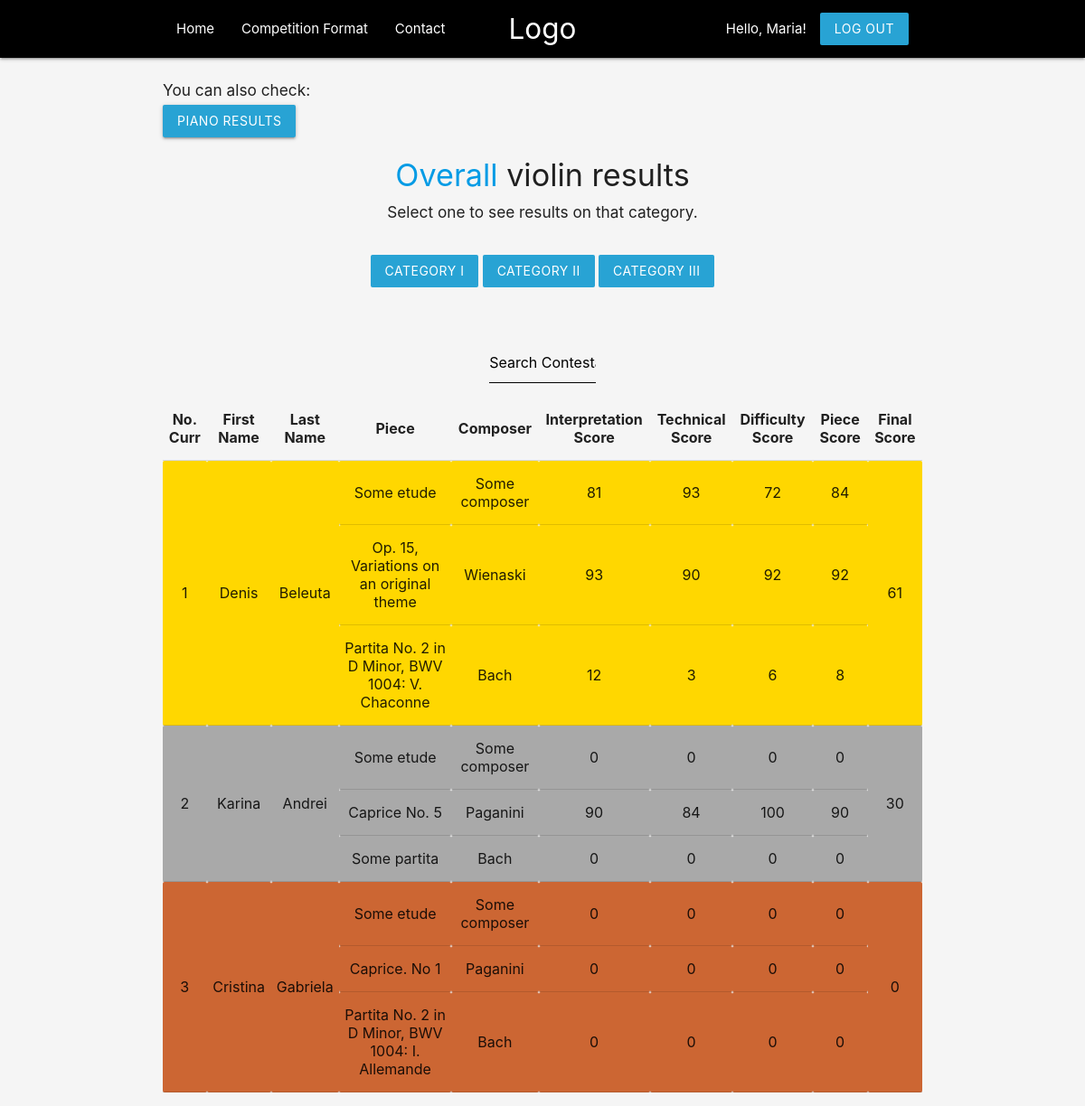
Screenshot of /violin-standings.php (signed in) with the database file from the repository.
### tables this page shows
CREATE TABLE `scores` (
  `ContestantID` int(11) NOT NULL,
  `PieceID` int(11) NOT NULL,
  `InterpretationScore` int(11) NOT NULL DEFAULT 0,
  `TechnicalScore` int(11) NOT NULL DEFAULT 0,
  `DifficultyScore` int(11) NOT NULL DEFAULT 0,
  `OverallScore` int(11) NOT NULL DEFAULT 0
);

CREATE TABLE `contestants` (
  `ID` int(11) NOT NULL,
  `FirstName` varchar(20) NOT NULL,
  `LastName` varchar(20) NOT NULL,
  `Email` varchar(50) NOT NULL,
  `Password` varchar(255) NOT NULL,
  `Age` int(11) NOT NULL,
  `PhoneNumber` varchar(10) NOT NULL,
  `Instrument` varchar(6) NOT NULL,
  `FinalScore` int(11) NOT NULL
);

CREATE TABLE `pieces` (
  `ContestantID` int(11) NOT NULL,
  `PieceID` int(11) NOT NULL,
  `PieceName` varchar(50) NOT NULL,
  `ComposerName` varchar(50) NOT NULL,
  `Category` varchar(7) NOT NULL
);

### violin-standings.php (the view, shortened to what this page needs)
<?php
    $conn = mysqli_connect("localhost", "taniacurutchi", "parola123", "music_competition");
    $sql = "
        SELECT contestants.ID, contestants.FirstName, contestants.LastName, pieces.PieceName, pieces.ComposerName,
        scores.InterpretationScore, scores.TechnicalScore, scores.DifficultyScore, scores.OverallScore,
        contestants.Instrument, contestants.FinalScore
        FROM ((contestants
        INNER JOIN pieces ON contestants.ID=pieces.ContestantID)
        INNER JOIN scores ON contestants.ID=scores.ContestantID AND pieces.PieceID=SCORES.PieceID)
        WHERE contestants.Instrument='violin'
        ORDER BY contestants.FinalScore DESC;
    ";
    $result = mysqli_query($conn, $sql);
    $contestants = mysqli_fetch_all($result, MYSQLI_ASSOC);
?>
<html lang="en">
<head>
    <link rel="stylesheet" href="https://cdnjs.cloudflare.com/ajax/libs/materialize/1.0.0/css/materialize.min.css">
    <link rel="stylesheet" href="stylesheets/standings-style.css">
</head>
<body>
    <?php include "templates/header.php" ?>
    <div class="container section">
        <h6>You can also check:</h6>
        <a href="piano-standings.php" class="btn">Piano Results</a>
        <h4 class="center"><a href="violin-standings.php">Overall</a> violin results</h4>
        <h6 class="center">Select one to see results on that category.</h6>
        <div class="section center">
            <form action="<?php echo $_SERVER['PHP_SELF']; ?>" method="POST">
                <div class="section">
                    <input type="submit" value="category I" name="cat1" class="btn z-depth-0">
                    <input type="submit" value="category II" name="cat2" class="btn z-depth-0">
                    <input type="submit" value="category III" name="cat3" class="btn z-depth-0">
                </div>
            </form>
        </div>
        <div class="container section center">
            <input id="search" type="text" name="searchName" placeholder="Search Contestant">
        </div>
        <table>
            <tr>
                <th>No. Curr</th>
                <th>First Name</th>
                <th>Last Name</th>
                <th>Piece</th>
                <th>Composer</th>
                <th>Interpretation Score</th>
                <th>Technical Score</th>
                <th>Difficulty Score</th>
                <th>Piece Score</th>
                <?php if (!isset($_POST["cat1"]) && !isset($_POST["cat2"]) && !isset($_POST["cat3"])): ?>
                    <th>Final Score</th>
                <?php endif ?>
            </tr>
            <?php $current = 1; ?>
            <?php if(isset($_POST["cat1"]) || isset($_POST["cat2"]) || isset($_POST["cat3"])): ?>
                <script>
                    document.querySelector("#search").setAttribute("class", "searchName1");
                </script>
                <?php foreach($contestants as $contestant): ?>
                    <tr>
                        <td><?php echo $current++; ?></td>
                        <td><?php echo $contestant["FirstName"]; ?></td>
                        <td><?php echo $contestant["LastName"]; ?></td>
                        <td><?php echo $contestant["PieceName"]; ?></td>
                        <td><?php echo $contestant["ComposerName"]; ?></td>
                        <td><?php echo $contestant["InterpretationScore"]; ?></td>
                        <td><?php echo $contestant["TechnicalScore"]; ?></td>
                        <td><?php echo $contestant["DifficultyScore"]; ?></td>
                        <td><?php echo $contestant["OverallScore"]; ?></td>
                    </tr>
                <?php endforeach ?>
            <?php else: ?>
                <?php
                    $current = 1;
                    $i = 0;
                ?>
                <?php while($i < count($contestants)): ?>
                    <?php
                        $ID = $contestants[$i]["ID"];
                        $sql = "
                            SELECT COUNT(PieceID)
                            FROM pieces
                            WHERE ContestantID='$ID';
                        ";
                        $result = mysqli_query($conn, $sql);
                        $count = mysqli_fetch_assoc($result);
                        $number = $count["COUNT(PieceID)"];
                        if ($number < 3){
                            $i += $number;
                            continue;
                        }
                    ?>
                    <tr>
                        <td rowspan="<?php echo $number; ?>"><?php echo $current++ ?></td>
                        <td rowspan="<?php echo $number; ?>"><?php echo $contestants[$i]["FirstName"] ?></td>
                        <td rowspan="<?php echo $number; ?>"><?php echo $contestants[$i]["LastName"] ?></td>
                        <td><?php echo $contestants[$i]["PieceName"] ?></td>
                        <td><?php echo $contestants[$i]["ComposerName"] ?></td>
                        <td><?php echo $contestants[$i]["InterpretationScore"] ?></td>
                        <td><?php echo $contestants[$i]["TechnicalScore"] ?></td>
                        <td><?php echo $contestants[$i]["DifficultyScore"] ?></td>
                        <td><?php echo $contestants[$i]["OverallScore"] ?></td>
                        <td rowspan="<?php echo $number; ?>"><?php echo $contestants[$i]["FinalScore"] ?></td>
                    </tr>
                    <?php for ($j = $i + 1; $j < $number + $i; $j++): ?>
                        <tr>
                            <td><?php echo $contestants[$j]["PieceName"] ?></td>
                            <td><?php echo $contestants[$j]["ComposerName"] ?></td>
                            <td><?php echo $contestants[$j]["InterpretationScore"] ?></td>
                            <td><?php echo $contestants[$j]["TechnicalScore"] ?></td>
                            <td><?php echo $contestants[$j]["DifficultyScore"] ?></td>
                            <td><?php echo $contestants[$j]["OverallScore"] ?></td>
                        </tr>
                    <?php endfor ?>
                    <?php $i += $number; ?>
                <?php endwhile ?>
            <?php endif ?>
        </table>
    </div>
</body>
</html>

### stylesheets/standings-style.css (style rules this page uses)
input { border: none !important; margin: 0 !important; text-align: center; }
td, tr, th { text-align: center !important; }
body { background-color: whitesmoke; }
.btn { background-color: rgb(40, 163, 212) !important; }
.gold { background-color: #FFD700; }
.silver { background-color: #A9A9A9; }
.bronze { background-color: #cc6633; }
.searchName { width: 20% !important; border-bottom: 1px solid !important; }
.searchName::placeholder { color: black !important; }

### rows the page displays
scores: ContestantID.FirstName "Denis", ContestantID.LastName "Beleuta", PieceID.PieceName "Some etude", PieceID.ComposerName "Some composer", InterpretationScore "81", TechnicalScore "93", DifficultyScore "72", OverallScore "84", ContestantID.FinalScore "61"
scores: PieceID.PieceName "Op. 15, Variations on an original theme", PieceID.ComposerName "Wienaski", InterpretationScore "93", TechnicalScore "90", DifficultyScore "92", OverallScore "92"
scores: PieceID.PieceName "Partita No. 2 in D Minor, BWV 1004: V. Chaconne", PieceID.ComposerName "Bach", InterpretationScore "12", TechnicalScore "3", DifficultyScore "6", OverallScore "8"
scores: ContestantID.FirstName "Karina", ContestantID.LastName "Andrei", PieceID.PieceName "Some etude", PieceID.ComposerName "Some composer", InterpretationScore "0", TechnicalScore "0", DifficultyScore "0", OverallScore "0", ContestantID.FinalScore "30"
scores: PieceID.PieceName "Caprice No. 5", PieceID.ComposerName "Paganini", InterpretationScore "90", TechnicalScore "84", DifficultyScore "100", OverallScore "90"
scores: PieceID.PieceName "Some partita", PieceID.ComposerName "Bach", InterpretationScore "0", TechnicalScore "0", DifficultyScore "0", OverallScore "0"
scores: ContestantID.FirstName "Cristina", ContestantID.LastName "Gabriela", PieceID.PieceName "Some etude", PieceID.ComposerName "Some composer", InterpretationScore "0", TechnicalScore "0", DifficultyScore "0", OverallScore "0", ContestantID.FinalScore "0"
scores: PieceID.PieceName "Caprice. No 1", PieceID.ComposerName "Paganini", InterpretationScore "0", TechnicalScore "0", DifficultyScore "0", OverallScore "0"
scores: PieceID.PieceName "Partita No. 2 in D Minor, BWV 1004: I. Allemande", PieceID.ComposerName "Bach", InterpretationScore "0", TechnicalScore "0", DifficultyScore "0", OverallScore "0"

### other values shown
$_SESSION["firstName"] "Maria"
